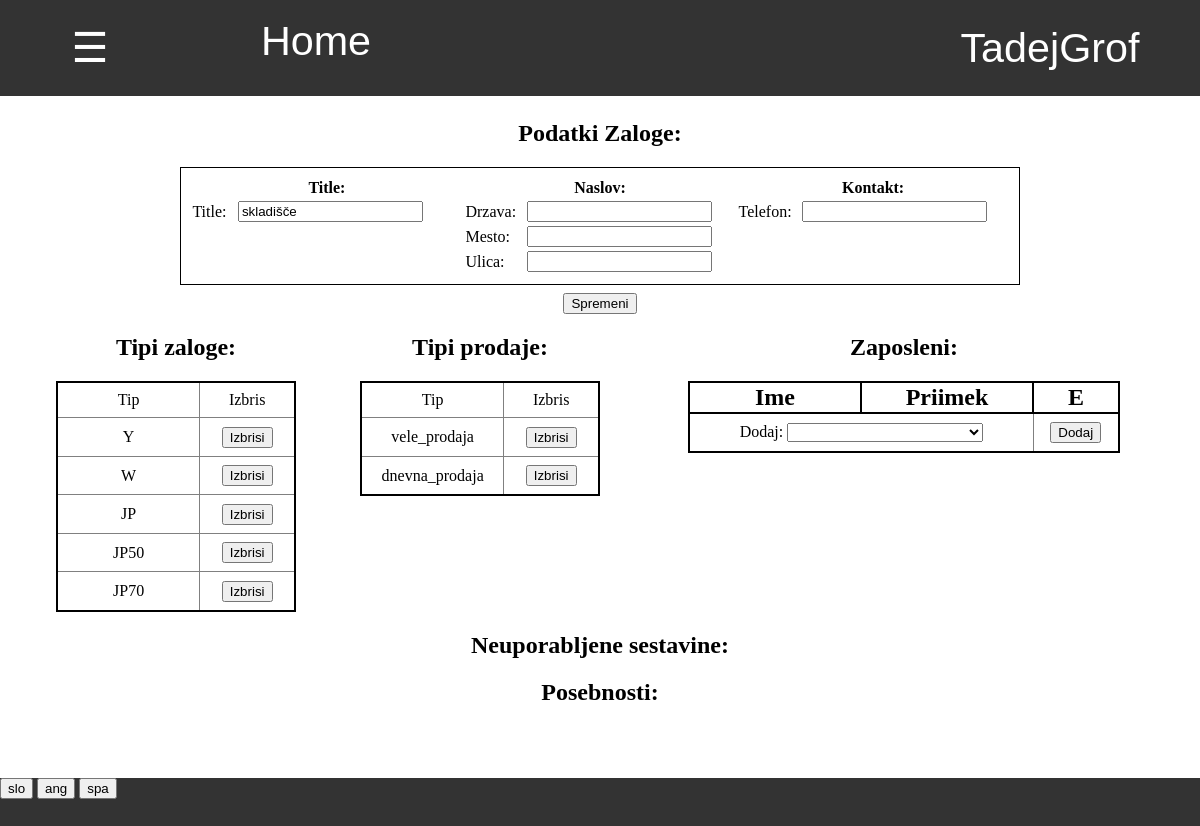
/pregled_zalog/ogled/1/ (signed in), run on the app's committed database.
### program/models.py (models this page shows, shortened)
class Profil(models.Model):
    user = models.OneToOneField(User,on_delete=models.CASCADE)
    jezik =  models.CharField(default="spa",max_length=3, choices=JEZIKI)
    stranka = models.OneToOneField(Stranka, on_delete=models.CASCADE, default=None, null=True, blank=True)
    celo_ime = models.CharField(default="",max_length=40)
    tip_banke = models.CharField(default="",max_length=40)
    stevilka_racuna = models.CharField(default="",max_length=40)
    telefon = models.CharField(default="",max_length=40)

### zaloga/models.py (models this page shows, shortened)
class Zaloga(models.Model):
    title = models.CharField(default="skladisce", max_length=20)
    tipi_prodaje = models.CharField(default='["vele_prodaja"]', max_length=50)
    tipi_sestavine = models.CharField(default='["Y","W","JP","JP50","JP70"]', max_length=50)
    @property
    def tipi_prodaj(self):
        return json.loads(self.tipi_prodaje)
    @property
    def tipi_sestavin(self):
        return json.loads(self.tipi_sestavine)

### program/pregled_views.py (the view)
# urls.py: path('ogled/<int:pk>/',pregled_views.pregled_zaloge, name="pregled_skladisca"),
def pregled_zaloge(request, pk):
    zaloga = Zaloga.objects.get(pk = pk)
    slovar = {
        'zaloga':zaloga,
        'pk':pk
    }
    return pokazi_stran(request,'pregled/zaloga.html',slovar)

### program/models.py (called while the page is built)
    @property
    def vrni_jezike(self):
        return JEZIKI

### request_funkcije.py (called while the page is built)
def vrni_slovar(request):
    with open('slovar.json') as dat:
        slovar = json.load(dat)
    return slovar

def pokazi_stran(request, html, baze={}):
    je_stranka = False
    program = Program.objects.first()
    zaloga = Zaloga.objects.first()
    if request.user.profil.stranka != None:
        je_stranka = True
    slovar = {'je_stranka':je_stranka,'program':program,'slovar':vrni_slovar(request),'jezik':request.user.profil.jezik}
    slovar.update(baze)
    if not 'zaloga' in baze:
        slovar.update({'zaloga':zaloga})
    slovar.update({'zaloga_pk':slovar['zaloga'].pk})
    return render(request, html, slovar)

### zaloga/templatetags/zaloga_exstras.py (called while the page is built)
@register.filter
def keyvalue(dict, key):
    return dict[key]

### program/templates/pregled/zaloga.html (shortened to what this page needs)
{% extends 'program/base.html' %}
{% load zaloga_exstras %}
{% block content %}
<h2 style="margin-top:2%"> Podatki Zaloge: </h2>
<div style="display:inline-block;width:70%;text-align:center;margin-left:10%;margin-right:10%">
    <table style="padding:1%;border:1px solid black" class="tabela_podatkov">
        <tr>
            <th width="33%" colspan="2"> {{slovar|keyvalue:'Title'|keyvalue:jezik}}: </th>
            <th width="33%" colspan="2"> {{slovar|keyvalue:'Naslov'|keyvalue:jezik}}: </th>
            <th width="33%" colspan="2"> {{slovar|keyvalue:'Kontakt'|keyvalue:jezik}}: </th>
        </tr>
        <tr>
            <td> Title: </td>
            <td> <input form="sprememba_zaloge" type="text" name="title" value="{{zaloga.title}}">  </td>
            <td> Drzava: </td>
            <td> <input form="sprememba_zaloge" name="drzava" value="{{zaloga.naslov.drzava}}"> </td>
            <td> Telefon: </td>
            <td> <input form="sprememba_zaloge" type="text" value="{{zaloga.telefon}}">  </td>
        </tr>
        <tr>
            <td></td>
            <td></td>
            <td> Mesto: </td>
            <td> <input form="sprememba_zaloge" name="mesto" value="{{zaloga.naslov.mesto}}"> </td>
        </tr>
        <tr>
            <td></td>
            <td></td>
            <td> Ulica: </td>
            <td> <input form="sprememba_zaloge" name="ulica" value="{{zaloga.naslov.ulica}}"> </td>
        </tr>
    </table>
    <form id="sprememba_zaloge" action="{% url 'sprememba_zaloge' zaloga.pk %}" method="POST">
        <input type="submit" value="{{slovar|keyvalue:'Spremeni'|keyvalue:jezik}}">
    </form>
</div>
<div style="display:inline-block;width:25%;vertical-align:top">
    <h2> Tipi zaloge: </h2>
    <div class="table" >
        <table style="width:80%;margin-left:10%"   class="tabela_vnosov">
            <tr>
                <td width="60%"> Tip </td>
                <td width="40%"> Izbris </td>
            </tr>
            {% for tip in zaloga.tipi_sestavin %}
                <tr>
                    <td> {{tip}} </td>
                    <td>
                        <form method="POST">
                            <input type="submit" value="Izbrisi">
                        </form>
                    </td>
                </tr>
            {% endfor %}
        </table>
    </div>
</div>
<div style="display:inline-block;width:25%;vertical-align:top">
    <h2> Tipi prodaje: </h2>
    <div class="table" >
        <table  style="width:80%;margin-left:10%"  class="tabela_vnosov">
            <tr>
                <td width="60%"> Tip </td>
                <td width="40%"> Izbris </td>
            </tr>
            {% for tip in zaloga.tipi_prodaj %}
                <tr>
                    <td> {{tip}} </td>
                    <td>
                        <form method="POST">
                            <input type="submit" value="Izbrisi">
                        </form>
                    </td>
                </tr>
            {% endfor %}
        </table>
    </div>
</div>
<div style="display:inline-block;width:45%;vertical-align:top">
    <h2> Zaposleni: </h2>
    <div style="width:80%;display:inline-block"  class="table" >
        <table  class="tabela_vnosov">
            <tr>
                <th width="40%"> Ime </th>
                <th width="40%"> Priimek </th>
                <th width="20%"> E </th>
            </tr>
            <tr>
                <td colspan="2">
                    Dodaj:
                    <select style="width:60%" form="nov_zaposleni" name="zaposleni">
                    </select>
                </td>
                <td>
                    <form method="POST">
                        <input type="submit" value="Dodaj">
                    </form>
                </td>
            </tr>
        </table>
    </div>
</div>
<h2> Neuporabljene sestavine: </h2>
<h2> Posebnosti: </h2>
{% endblock %}

### program/templates/css/navbar.html (shortened to what this page needs)
{% load zaloga_exstras %}
<div id="navbar" class="navbar">
    {% if je_stranka %}
        <div style="display:inline-block;width:28%"><a href="{% url 'stranka_pregled_narocil' %}" style="width:100%"> Pregled narocil </a></div>
        <div style="display:inline-block;width:22%"><a href="{% url 'stranka_zgodovina' %}" style="width:100%"> Zgodovina </a></div>
        <a style="width:15%" href="/">Home</a>
    {% else %}
        <button onclick="odpri()" class="nav" style="width:15%"> ☰ </button>
        <a style="width:20%" href="/">Home</a>
    {% endif %}
    <div class="racun dropdown" id="racun">
        <button class="dropbtn" >{{ user.get_username }}
        </button>
    </div>
</div>

### program/static/css/footer.css (style rules this page uses)
div { margin: 0%; padding: 0%; }
div input { margin: 0%; }
div form { margin:0%; padding: 0% }

### program/templates/program/base.html (style rules this page uses)
body { margin: 0%; padding: 0%; overflow:hidden; }
div { margin: 0%; padding: 0%; }

### program/templates/css/tabele.html (style rules this page uses)
table.tabela_vnosov { width:100%; border-spacing:0; border: 2px solid black; border-collapse: collapse; padding:0.5%; table-layout:"fixed" }
table.tabela_vnosov th { border: 2px solid black; border-collapse: collapse; font-size: 150%; }
table.tabela_vnosov td { font-size: 100%; text-align: center; border: 1px solid grey; padding: 1vmin; border-collapse: collapse; }
table.tabela_podatkov { width:100%; margin-bottom:1%; }

### program/templates/css/navbar.html (style rules this page uses)
.navbar { overflow: hidden; background-color: #333; font-family: Arial; height:12% }
.navbar a { float: left; font-size: 5vmin; color: white; text-align: center; padding: 18px 16px; text-decoration:none; height:100%; }
.navbar .dropdown, .nav { float: left; height:100%; width:100%; margin:0; overflow:hidden; }
.navbar .dropdown .dropbtn, .nav { font-size: 5vmin; border: none; outline: none; color: white; padding: 12px 16px; width:100%; height:100%; background-color: inherit; font-family: inherit; margin: 0; }
.navbar .racun { float:right; width:300px; overflow:hidden }

### data on the page
Profil: jezik "Title", jezik "Naslov", jezik "Kontakt", jezik "Spremeni"
Zaloga: title "skladišče"

### other printed values
{{ user.get_username }} "TadejGrof"
{{ tip }} "Y" "W" "JP" "JP50" "JP70"
{{ tip }} "vele_prodaja" "dnevna_prodaja"
